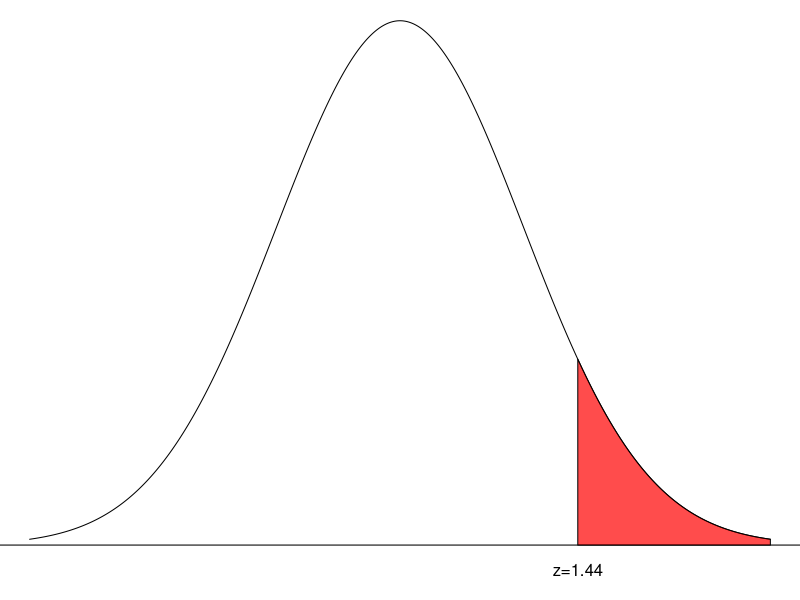
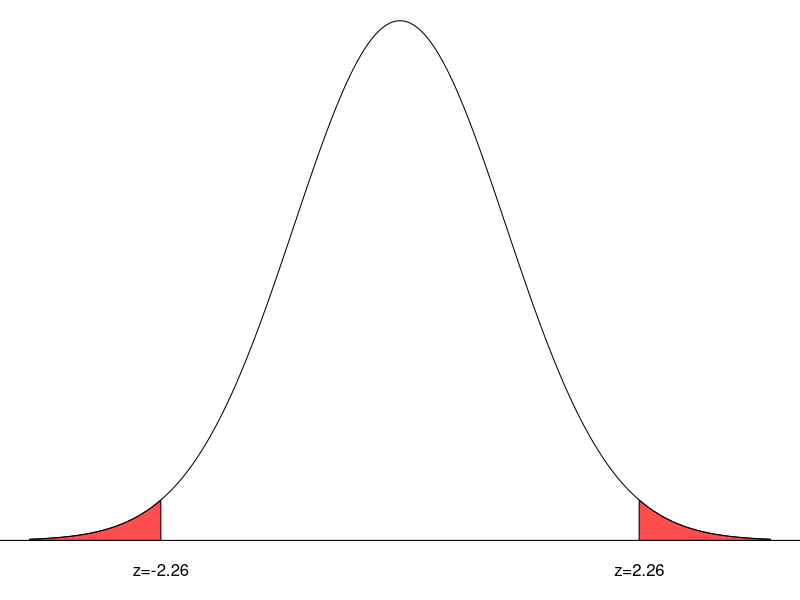

Source code (R) for these figures, in order:
## ---- chunk 1
knitr::opts_chunk$set(echo = FALSE)
## ---- chunk 2
par(mar=c(2,0,0,0))
Z = seq(-3,3,0.01)
plot(Z,dnorm(Z),type="l",ann=F,axes=F)
abline(h = 0)
mtext("z=1.44",1,0,at=1.44)
polygon(c(1.44,Z[Z>=1.44],3),c(0,dnorm(Z[Z>=1.44]),0),col=rgb(1,0,0,0.7))
## ---- chunk 3
par(mar=c(2,0,0,0))
Z = seq(-3.5,3.5,0.01)
plot(Z,dnorm(Z),type="l",ann=F,axes=F)
abline(h = 0)
mtext("z=2.26",1,0,at=2.26)
mtext("z=-2.26",1,0,at=-2.26)
polygon(c(2.26,Z[Z>=2.26],3.5),c(0,dnorm(Z[Z>=2.26]),0),col=rgb(1,0,0,0.7))
polygon(c(-3.5,Z[Z<=-2.26],-2.26),c(0,dnorm(Z[Z<=-2.26]),0),col=rgb(1,0,0,0.7))
